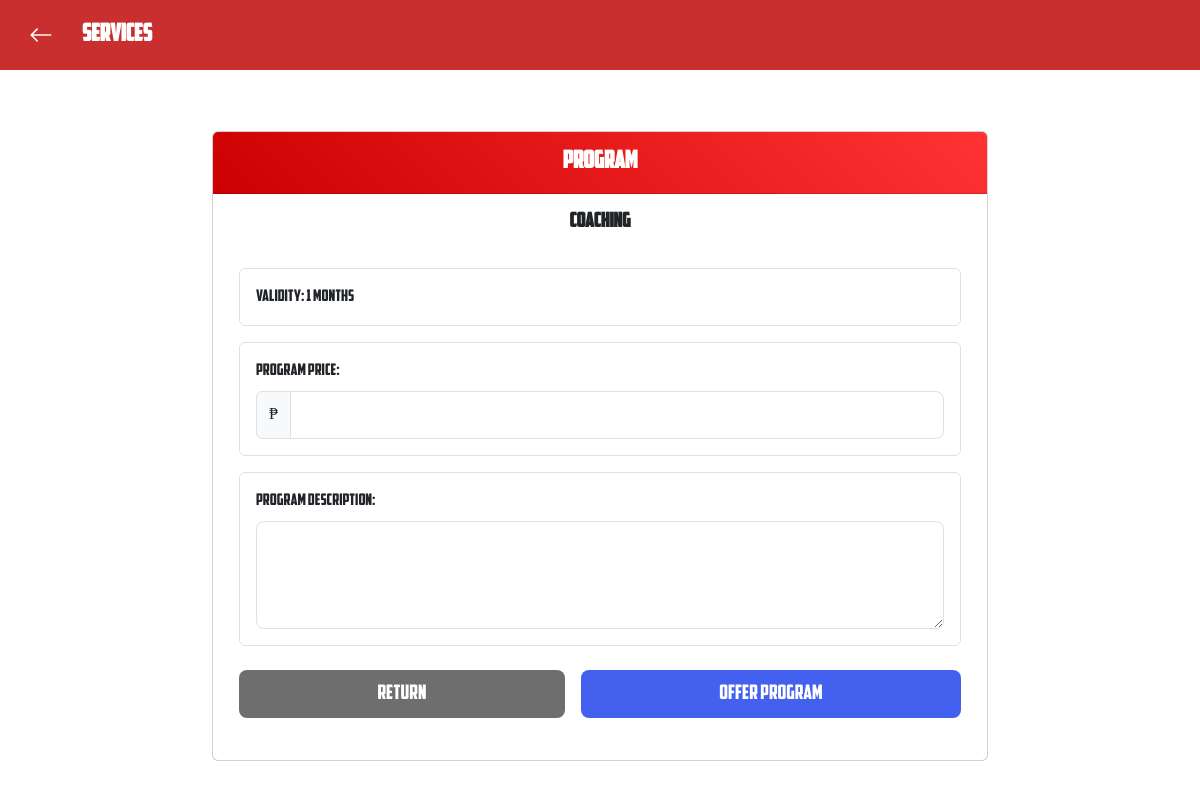
The page /website/services/offer_program.php?id=3 (signed in) on the database its author committed.
### tables this page shows
CREATE TABLE `programs` (
  `id` int(11) NOT NULL,
  `program_name` varchar(100) NOT NULL,
  `program_type_id` int(11) NOT NULL,
  `duration` int(11) NOT NULL,
  `duration_type_id` int(11) NOT NULL,
  `description` text DEFAULT NULL,
  `status` enum('active','inactive') NOT NULL,
  `is_removed` tinyint(1) NOT NULL DEFAULT 0,
  `created_at` timestamp NOT NULL DEFAULT current_timestamp(),
  `updated_at` timestamp NOT NULL DEFAULT current_timestamp() ON UPDATE current_timestamp()
);

CREATE TABLE `duration_types` (
  `id` int(11) NOT NULL,
  `type_name` varchar(20) NOT NULL
);

### website/services/services.class.php (called while the page is built, shortened)
<?php
class Services_class{
    protected $db;
    function __construct(){
        $this->db = new Database();
    }
    public function fetchProgram($program_id) {
        $conn = $this->db->connect();
        $sql = "SELECT p.*, dt.type_name as duration_type
                FROM programs p
                LEFT JOIN duration_types dt ON p.duration_type_id = dt.id
                WHERE p.id = ?";
        $stmt = $conn->prepare($sql);
        $stmt->execute([$program_id]);
        return $stmt->fetch();
    }
}

### website/services/offer_program.php (the view, shortened to what this page needs)
<?php
require_once 'services.class.php';
$program_id = $program_name = $program_type = $duration = $duration_type = $description = '';
$Services = new Services_Class();
if ($_SERVER['REQUEST_METHOD'] == 'GET') {
    if (isset($_GET['id'])) {
        $program_id = $_GET['id'];
        $record = $Services->fetchProgram($program_id);
        if (!empty($record)) {
            $program_name = $record['program_name'];
            $program_type = $record['program_type'];
            $duration = $record['duration'];
            $duration_type = $record['duration_type'];
        } else {
            echo 'No program found';
            exit;
        }
    } else {
        echo 'No program id found';
        exit;
    }
}
?>
<link rel="stylesheet" href="https://cdn.jsdelivr.net/npm/bootstrap-icons@1.11.1/font/bootstrap-icons.css">
<link rel="stylesheet" href="https://cdn.jsdelivr.net/npm/bootstrap@5.3.2/dist/css/bootstrap.min.css">
<div class="avail-program-page">
    <div class="container-fluid p-0">
        <div class="bg-custom-red text-white p-3 d-flex align-items-center">
            <button class="btn text-white me-3" style="color: white!important;" onclick="window.location.href='../services.php'">
                <i class="bi bi-arrow-left fs-4"></i>
            </button>
            <h1 class="mb-0 fs-4 fw-bold">SERVICES</h1>
        </div>
        <div class="container-fluid">
            <div class="row flex-grow-1 overflow-auto">
                <div class="col-12 col-lg-8 mx-auto py-3 main-container">
                    <div class="card main-content" style="width: 100%;">
                        <div class="card-header py-3">
                            <h2 class="h4 fw-bold mb-0 text-white text-center"><?= $program_type ?> Program</h2>
                        </div>
                        <div class="card-body p-3">
                            <h3 class="h5 fw-bold text-center mb-4"><?= $program_name ?></h3>
                            <section class="scrollable-section">
                                <div class="row g-3">
                                    <div class="col-12">
                                        <div class="border rounded p-3">
                                            <p class="mb-0">Validity: <?= $duration . ' ' . $duration_type ?></p>
                                        </div>
                                    </div>
                                    <form method="POST" onsubmit="return confirmAndValidate()">
                                        <div class="col-12">
                                            <div class="border rounded p-3 mb-3">
                                                <div class="form-group">
                                                    <label for="price" class="form-label">Program Price:</label>
                                                    <div class="input-group">
                                                        <span class="input-group-text">₱</span>
                                                        <input type="number"
                                                               class="form-control form-control-lg"
                                                               id="price"
                                                               name="price"
                                                               step="0.01"
                                                               min="0"
                                                               required>
                                                    </div>
                                                </div>
                                            </div>
                                        </div>
                                        <div class="col-12">
                                            <div class="border rounded p-3">
                                                <div class="form-group">
                                                    <label for="description" class="form-label">Program Description:</label>
                                                    <textarea class="form-control form-control-lg"
                                                              id="description"
                                                              name="description"
                                                              rows="3"
                                                              required></textarea>
                                                </div>
                                            </div>
                                        </div>
                                        <div class="d-grid gap-3 d-md-flex justify-content-md-between mt-4">
                                            <a href="../services.php" class="btn return-btn btn-lg flex-fill">Return</a>
                                            <button type="submit" class="btn btn-lg flex-fill add-cart">Offer Program</button>
                                        </div>
                                    </form>
                                </div>
                            </section>
                        </div>
                    </div>
                </div>
            </div>
        </div>
    </div>
</div>

### website/services/offer_program.php (style rules this page uses)
.main-container { display: flex; justify-content: center; align-items: center; height: 90vh; }
.bg-custom-red { background-color: #c92f2f !important; }
.card-header { background: linear-gradient(45deg, #cc0000, #ff3333); }
.scrollable-section { max-height: calc(100vh - 350px); padding: 10px; overflow-y: auto; overflow-x: hidden; }
.flex-fill { height: 48px !important; }
.return-btn { background-color: #6e6e6e; color: white; }
.d-grid { height: 48px; }
.add-cart { background-color: #4361ee; color: white; }

### rows shown on the page
programs: program_name "Coaching", duration "1", duration_type.type_name "months"
